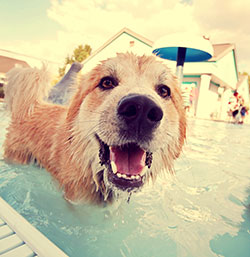
#> input picture CSC_515/module_02/puppy_image.jpg, 250 x 257 px
$ python image_rgb.py
#> lines starting #> are read from the running program, lines starting #| are printed output that depends on the picture
import cv2  # type: ignore
import numpy as np
import matplotlib.pyplot as plt
# ---------------------------------------------------------------------------------------------
# RGB Channel Manipulation
#
# Loads an image, extracts its RGB channels, displays the individual channels, merges them back
# into a color image, and swaps the Red and Green channels (GRB).
#
# Usage:
#   $ python image_rgb.py
# ---------------------------------------------------------------------------------------------
def import_image(filename):
    """Import and return the image."""
#> called with filename = 'puppy_image.jpg'
    image = cv2.imread(filename)
#> image is the input picture: shape (257, 250, 3); mean B, G, R 156.6, 190.9, 203.4
    return image

def extract_channels(image):
    """Extract and return individual RGB channels from the imported image."""
    blue_channel = image[:,:,0] # Blue.
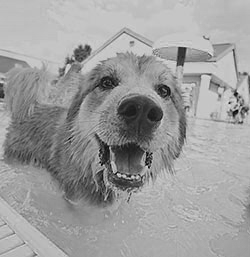
#> blue_channel: shape (257, 250); min 0, max 226, mean 156.6
    green_channel = image[:,:,1] # Green.
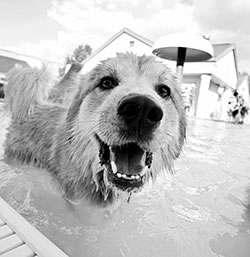
#> green_channel: shape (257, 250); min 0, max 255, mean 190.9
    red_channel = image[:,:,2] # Red.
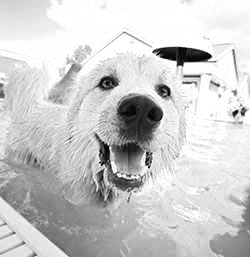
#> red_channel: shape (257, 250); min 0, max 255, mean 203.4
    return blue_channel, green_channel, red_channel

def display_channels(blue_channel, green_channel, red_channel):
    """Display the individual channels (Blue, Green, Red)."""
    plt.figure(figsize=(10, 10)) # Display window size.
    # Blue section.
    plt.subplot(1, 3, 1)
    plt.imshow(blue_channel, cmap="Blues")
    plt.title("Blue Channel")
    # Green section.
    plt.subplot(1, 3, 2)
    plt.imshow(green_channel, cmap="Greens")
    plt.title("Green Channel")
    # Red section.
    plt.subplot(1, 3, 3)
    plt.imshow(red_channel, cmap="Reds")
    plt.title("Red Channel")
    plt.show() # Display the sections/channels.
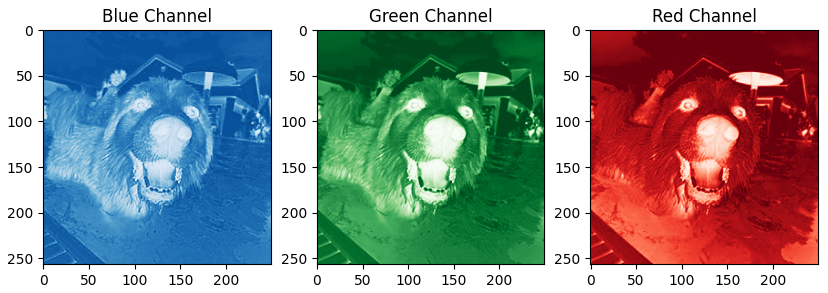
#> figure drawn by matplotlib, 3 panels

def merge_channels(blue_channel, green_channel, red_channel):
    """Merge and return the RGB channels back into a 3D color image."""
    merged_bgr = cv2.merge([blue_channel, green_channel, red_channel])
    return merged_bgr

def swap_red_green(blue_channel, red_channel, green_channel):
    """Swap and return the Red and Green channels (GRB)."""
    swapped_bgr = cv2.merge([blue_channel, red_channel, green_channel])
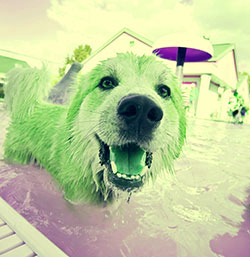
#> swapped_bgr: shape (257, 250, 3); mean of channels 0, 1, 2 156.6, 203.4, 190.9; drawn as B, G, R
    return swapped_bgr

def display_image(image, titlename):
    """Display the merged or manipulated image."""
    plt.imshow(cv2.cvtColor(image, cv2.COLOR_BGR2RGB)) # Convert BGR to RGB for correct display.
    plt.title(titlename)
    plt.show()

def main():
    """Main driver function."""
    image_file = "puppy_image.jpg"  # Input image filename.
    image = import_image(image_file) # Import the image.
    # Check if the image loaded correctly.
    if image is None:
        print("ERROR: Image not found!")
        return
    # Extract blues, greens, and reds, section.
    blue_channel, green_channel, red_channel = extract_channels(image) # Extract channels from the image.
    display_channels(blue_channel, green_channel, red_channel) # Display the individual channels.
    # Merge back to original section.
    merged_bgr = merge_channels(blue_channel, green_channel, red_channel) # Merge the channels back into a 3D image (BGR).
    display_image(merged_bgr, "Original - Merged Back Together") # Display the original merged image.
    # Swap GRB section.
    swapped_bgr = swap_red_green(blue_channel, red_channel, green_channel) # Swap Red and Green channels (GRB).
    display_image(swapped_bgr, "Swapped - GRB") # Display the image with swapped channels.
    # Done section.
    print("Program Completed!") # Final display message.

# Big red activation button.
if __name__ == "__main__":
    main()  # Execute the main driver function.
